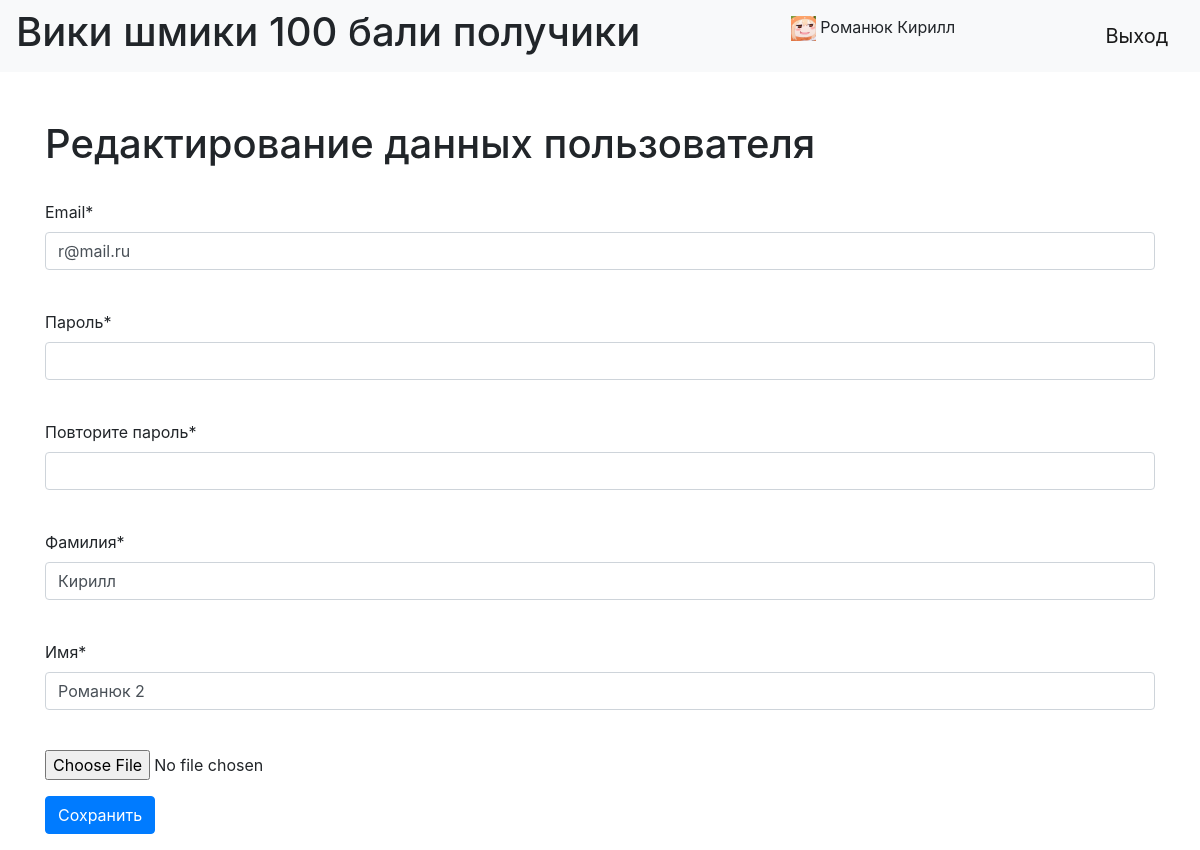
Screenshot of /users/2/change (signed in) with the database file from the repository.
### data/users.py (models this page shows, shortened)
class User(SqlAlchemyBase, UserMixin):
    __tablename__ = 'users'
    id = sqlalchemy.Column(sqlalchemy.Integer,
                           primary_key=True, autoincrement=True)
    surname = sqlalchemy.Column(sqlalchemy.String, nullable=True)
    name = sqlalchemy.Column(sqlalchemy.String, nullable=True)
    email = sqlalchemy.Column(sqlalchemy.String, unique=True)
    hashed_password = sqlalchemy.Column(sqlalchemy.String, nullable=True)
    level = sqlalchemy.Column(sqlalchemy.Integer, nullable=True, default=3)
    image_id = sqlalchemy.Column(sqlalchemy.String, sqlalchemy.ForeignKey("images.id"), default=1)
    registrated_date = sqlalchemy.Column(sqlalchemy.DateTime,
                                         default=datetime.datetime.now().strftime("%Y-%m-%d %H:%M:%S"))
    modified_date = sqlalchemy.Column(sqlalchemy.DateTime,
                                      default=datetime.datetime.now().strftime("%Y-%m-%d %H:%M:%S"))
    image = orm.relation('Image')

### main.py (the view, shortened to what this page needs)
@app.route('/users/<int:id>/change', methods=['POST', 'GET'])
def user(id):
    form = RegisterForm()
    if request.method == "GET":
        db_sess = db_session.create_session()
        user = db_sess.query(User).filter(User.id == id).first()
        if user:
            form.surname.data = user.surname
            form.name.data = user.name
            form.email.data = user.email
        else:
            abort(404)
    return render_template("register.html", title="Редактирование данных пользователя", form=form)

### main.py
class RegisterForm(FlaskForm):
    email = EmailField('Email*', validators=[DataRequired()])
    password = PasswordField('Пароль*', validators=[DataRequired()])
    password_again = PasswordField('Повторите пароль*', validators=[DataRequired()])
    surname = StringField("Фамилия*", validators=[DataRequired()])
    name = StringField('Имя*', validators=[DataRequired()])
    photo = FileField("Фотография")
    submit = SubmitField('Сохранить')

### data/db_session.py (called while the page is built)
def create_session() -> Session:
    global __factory
    return __factory()

### data/images.py (called while the page is built)
    def __repr__(self):
        return f"{self.id}.png"

### main.py (called while the page is built)
@login_manager.user_loader
def load_user(user_id):
    db_sess = db_session.create_session()
    return db_sess.query(User).get(user_id)

### templates/register.html (shortened to what this page needs)
{% extends "base.html" %}
{% block content %}
<h1>{{ title }}</h1><br>
<form method="post" enctype="multipart/form-data">
    <p>
        {{ form.email.label }}<br>
        {{ form.email(class="form-control", type="email") }}<br>
    </p>
    <p>
        {{ form.password.label }}<br>
        {{ form.password(class="form-control", type="password") }}<br>
    </p>
    <p>
        {{ form.password_again.label }}<br>
        {{ form.password_again(class="form-control", type="password") }}<br>
    </p>
    <p>
        {{ form.surname.label }}<br>
        {{ form.surname(class="form-control") }}<br>
    </p>
    <p>
        {{ form.name.label }}<br>
        {{ form.name(class="form-control") }}<br>
    </p>
    <p>
        {{ form.photo }}<br>
    </p>
    <p>{{ form.submit(type="submit", class="btn btn-primary") }}</p>
</form>
{% endblock %}

### templates/base.html (shortened to what this page needs)
<!doctype html>
<html lang="en">
<head>
    <link rel="stylesheet"
          href="https://stackpath.bootstrapcdn.com/bootstrap/4.4.1/css/bootstrap.min.css"
>
    <link rel="stylesheet"
          href="{{ url_for('static', filename='css/style.css') }}">
</head>
<body>
<header>
    <nav class="navbar navbar-light bg-light">
        <h1>Вики шмики 100 бали получики</h1>
        {% if current_user.is_authenticated %}
            <p>
                <a href="http://127.0.0.1:8080/users/{{ current_user.id }}/change">
                    <img src="{{ url_for('static', filename='img/users/' + current_user.image|string) }}"
                         width="25px" height="25px">
                </a>
                {{ current_user.surname }}
                {{ current_user.name }}
            </p>
            <a class="navbar-brand" href="/logout">Выход</a>
        {% else %}
                <p>
                    <a class="btn btn-primary " href="/register">Зарегистрироваться</a>
                    <a class="btn btn-success" href="/login">Войти</a>
                </p>
        {% endif %}
    </nav><br><br>
</header>
<main role="main" class="container">
    {% block content %}{% endblock %}
</main>
</body>
</html>

### rows the page displays
User: surname "Романюк", name "Кирилл"
User: email "r@mail.ru", surname "Кирилл", name "Романюк 2"

### other values shown
{{ title }} "Редактирование данных пользователя"
